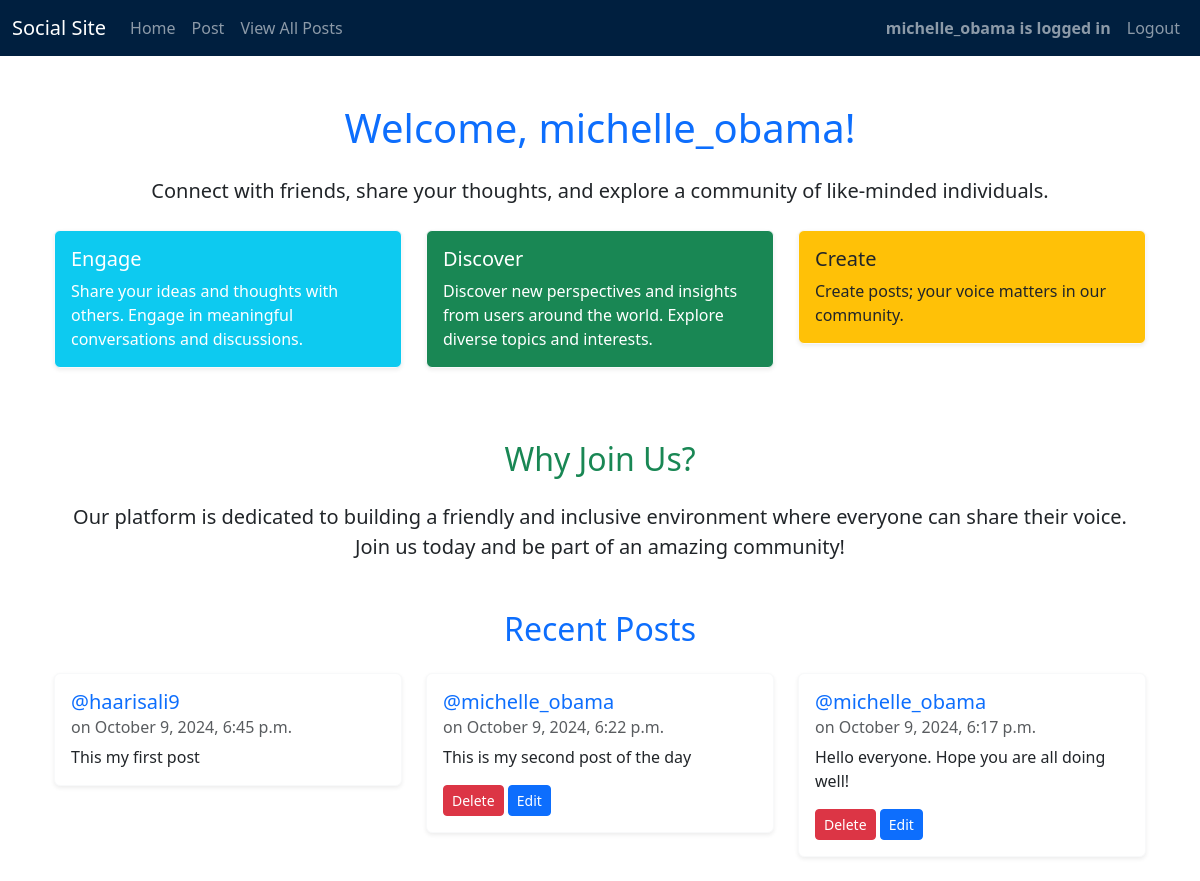
Screenshot of / (signed in) with the database file from the repository.
### social/models.py (models this page shows, shortened)
class Post(models.Model):
    author = models.ForeignKey(User, on_delete=models.CASCADE)
    title = models.CharField(max_length=255, null=True, blank=True)
    description = models.TextField()
    created = models.DateTimeField(auto_now_add=True)
    updated = models.DateTimeField(auto_now = True)

### social/views.py (the view)
# urls.py: path('', home, name='home'),
def home(request):
    posts = Post.objects.all().order_by('-created')  # Or any other criteria you prefer
    return render(request, 'social/home.html', {
        'posts': posts,
        'user': request.user,  # Pass the user object to the template
    })

### social/templates/social/home.html (shortened to what this page needs)
{% extends 'social/base.html' %}
{% block content %}
<div class="container mt-5">
    <h1 class="text-center mb-4 text-primary">
        {% if user.is_authenticated %}
            Welcome, {{ user.username }}!
        {% else %}
            Welcome to Our Social Platform
        {% endif %}
    </h1>
    {% if user.is_staff %}
        <p class="text-center mb-4 lead">As the Admin, you can manage posts and user interactions efficiently.</p>
        <p class="text-center mb-4 lead">Use the navigation menu to access administrative tools.</p>
    {% else %}
        <p class="text-center mb-4 lead">
            Connect with friends, share your thoughts, and explore a community of like-minded individuals.
        </p>
        <div class="row">
            <div class="col-lg-4 col-md-6 mb-4">
                <div class="card shadow-sm border-light bg-info text-white">
                    <div class="card-body">
                        <h5 class="card-title">Engage</h5>
                        <p class="card-text">
                            Share your ideas and thoughts with others. Engage in meaningful conversations and discussions.
                        </p>
                    </div>
                </div>
            </div>
            <div class="col-lg-4 col-md-6 mb-4">
                <div class="card shadow-sm border-light bg-success text-white">
                    <div class="card-body">
                        <h5 class="card-title">Discover</h5>
                        <p class="card-text">
                            Discover new perspectives and insights from users around the world. Explore diverse topics and interests.
                        </p>
                    </div>
                </div>
            </div>
            <div class="col-lg-4 col-md-6 mb-4">
                <div class="card shadow-sm border-light bg-warning text-dark">
                    <div class="card-body">
                        <h5 class="card-title">Create</h5>
                        <p class="card-text">
                            Create posts; your voice matters in our community.
                        </p>
                    </div>
                </div>
            </div>
        </div>
        <h2 class="text-center mt-5 mb-4 text-success">Why Join Us?</h2>
        <p class="text-center lead">
            Our platform is dedicated to building a friendly and inclusive environment where everyone can share their voice.
            Join us today and be part of an amazing community!
        </p>
    {% endif %}
    {% if user.is_authenticated %}
        <h2 class="text-center mt-5 mb-4 text-primary">Recent Posts</h2>
        <div class="row">
            {% for post in posts %}
            <div class="col-md-6 col-lg-4 mb-4">
                <div class="card shadow-sm border-light">
                    <div class="card-body">
                        <h5 class="card-title text-primary">@{{ post.author.username }}</h5>
                        <h6 class="card-subtitle mb-2 text-muted">on {{ post.created|date:"F j, Y, g:i a" }}</h6>
                        <p class="card-text">{{ post.description|truncatewords:20 }}</p>
                        {% if user == post.author %}
                            <form method="POST" action="{% url 'post_list' %}" style="display:inline;">
                                <button type="submit" class="btn btn-danger btn-sm">Delete</button>
                            </form>
                            <a href="{% url 'edit_post' post.id %}" class="btn btn-primary btn-sm">Edit</a>
                        {% endif %}
                    </div>
                </div>
            </div>
            {% empty %}
            <div class="col-12">
                <div class="alert alert-info" role="alert">
                    No posts available.
                </div>
            </div>
            {% endfor %}
        </div>
    {% else %}
        <h2 class="text-center mt-5 mb-4">Recent Posts</h2>
        <div class="text-center">
            <p class="lead">You must be logged in to see recent posts.</p>
        </div>
    {% endif %}
</div>
{% endblock %}

### social/templates/social/base.html (shortened to what this page needs)
<!DOCTYPE html>
<html lang="en">
<head>
    <link rel="stylesheet" href="">
    <link href="https://cdn.jsdelivr.net/npm/bootstrap@5.3.3/dist/css/bootstrap.min.css" rel="stylesheet">
</head>
<body>
    <nav class="navbar navbar-expand-lg navbar-dark bg-dark-blue">
        <div class="container-fluid">
            <a class="navbar-brand" href="{% url 'home' %}">Social Site</a>
            <div class="collapse navbar-collapse" id="navbarNav">
                <ul class="navbar-nav me-auto">
                    <li class="nav-item">
                        <a class="nav-link" href="{% url 'home' %}">Home</a>
                    </li>
                    <li class="nav-item">
                        <a class="nav-link" href="{% url 'create_post' %}">Post</a>
                    </li>
                    {% if user.is_authenticated %}
                        {% if user.is_staff %}
                            <li class="nav-item">
                                <a class="nav-link" href="{% url 'post_list' %}">Manage Posts</a>
                            </li>
                        {% else %}
                            <li class="nav-item">
                                <a class="nav-link" href="{% url 'post_list' %}">View All Posts</a>
                            </li>
                        {% endif %}
                    {% endif %}
                </ul>
                <ul class="navbar-nav align-items-center">
                    {% if user.is_authenticated %}
                        <li class="nav-item">
                            <strong class="navbar-text me-2">{{ user.username }} is logged in</strong>
                        </li>
                        <li class="nav-item">
                            <a class="nav-link" href="{% url 'logout' %}">Logout</a>
                        </li>
                    {% endif %}
                </ul>
            </div>
        </div>
    </nav>
    <div class="container">
        {% block content %}
        {% endblock %}
    </div>
</body>
</html>

### social/templates/social/base.html (style rules this page uses)
.bg-dark-blue { background-color: #001f3f; }

### rows the page displays
Post: author.username "haarisali9", created "October 9, 2024, 6:45 p.m.", description "This my first post"
Post: author.username "michelle_obama", created "October 9, 2024, 6:22 p.m.", description "This is my second post of the day"
Post: author.username "michelle_obama", created "October 9, 2024, 6:17 p.m.", description "Hello everyone. Hope you are all doing well!"

### other values shown
{{ user.username }} "michelle_obama"
